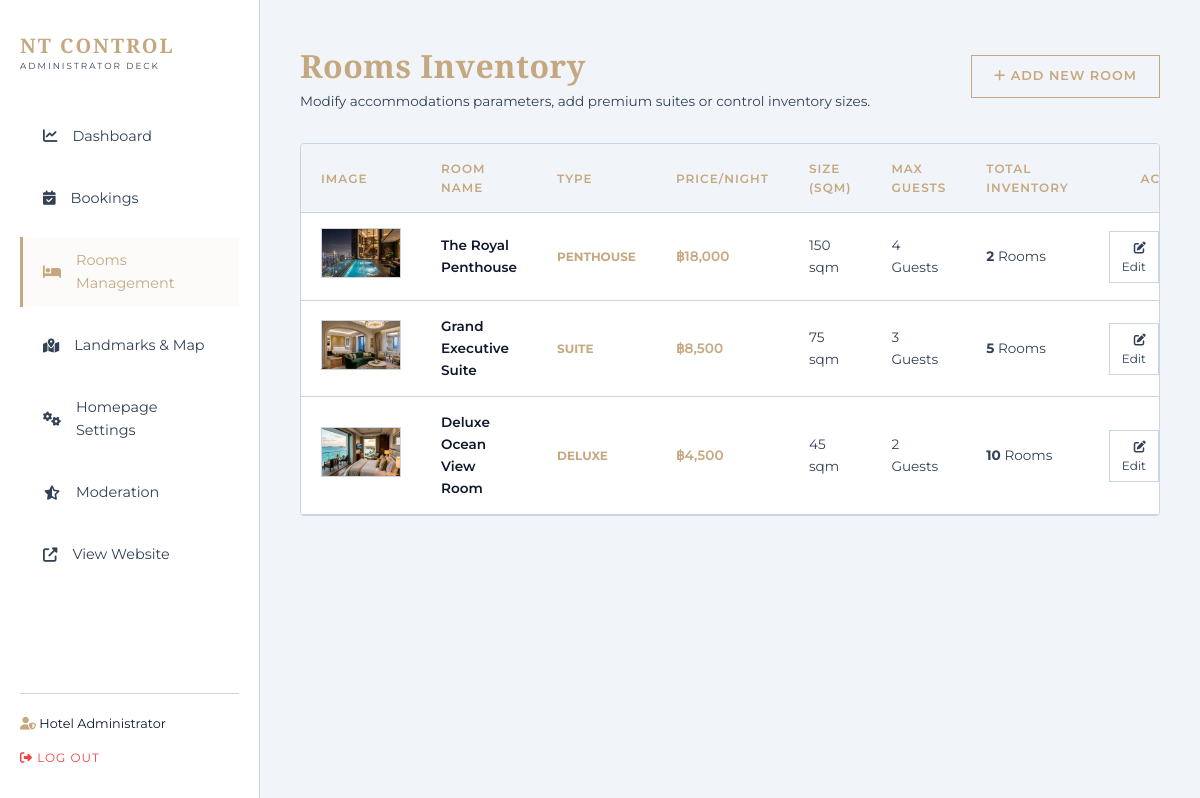
Page /admin/rooms.php (signed in) on the committed database.
### tables this page shows
CREATE TABLE `rooms` (
  `id` INT AUTO_INCREMENT PRIMARY KEY,
  `name` VARCHAR(100) NOT NULL,
  `type` VARCHAR(50) NOT NULL,  
  `price_per_night` DECIMAL(10,2) NOT NULL,
  `size_sqm` INT NOT NULL,
  `capacity` INT NOT NULL,
  `total_rooms` INT NOT NULL,
  `description` TEXT NOT NULL,
  `image_url` VARCHAR(255) NOT NULL,
  `amenities` TEXT NOT NULL,  
  `distance_landmark` DECIMAL(5,2) NOT NULL,  
  `landmark_name` VARCHAR(100) NOT NULL,
  `created_at` TIMESTAMP DEFAULT CURRENT_TIMESTAMP
);

### admin/rooms.php (the view, shortened to what this page needs)
<?php
require_once __DIR__ . '/admin-header.php';
$action = $_GET['action'] ?? 'list';
$rooms = [];
if ($action === 'list') {
    try {
        $stmt = $pdo->query("SELECT * FROM rooms ORDER BY id DESC");
        $rooms = $stmt->fetchAll();
    } catch (PDOException $e) {
        $error = "Fetch failed: " . $e->getMessage();
    }
}
?>
<div style="display: flex; justify-content: space-between; align-items: center; margin-bottom: 30px;">
    <div>
        <h1 class="elegant-title" style="font-size: 2rem; color: var(--primary-gold);">Rooms Inventory</h1>
        <p style="color: var(--text-muted); font-size: 0.85rem;">Modify accommodations parameters, add premium suites or control inventory sizes.</p>
    </div>
    <?php if ($action === 'list'): ?>
        <a href="rooms.php?action=add" class="btn-book-nav" style="text-decoration: none;"><i class="fas fa-plus"></i> Add New Room</a>
    <?php else: ?>
        <a href="rooms.php" class="btn-secondary" style="text-decoration: none;"><i class="fas fa-arrow-left"></i> Back to Inventory</a>
    <?php endif; ?>
</div>
<?php if ($action === 'list'): ?>
    <div class="admin-table-container">
        <table class="admin-table">
            <thead>
                <tr>
                    <th>Image</th>
                    <th>Room Name</th>
                    <th>Type</th>
                    <th>Price/Night</th>
                    <th>Size (sqm)</th>
                    <th>Max Guests</th>
                    <th>Total Inventory</th>
                    <th style="text-align: right;">Actions</th>
                </tr>
            </thead>
            <tbody>
                <?php foreach ($rooms as $r): ?>
                    <tr>
                        <td style="width: 100px;">
                            <img src="../<?php echo htmlspecialchars($r['image_url']); ?>" alt="Room" style="width: 80px; height: 50px; object-fit: cover; border: 1px solid var(--border-light);">
                        </td>
                        <td style="font-weight: 600; color: var(--text-light);"><?php echo htmlspecialchars($r['name']); ?></td>
                        <td><span style="color: var(--primary-gold); font-size: 0.75rem; text-transform: uppercase; font-weight: bold;"><?php echo htmlspecialchars($r['type']); ?></span></td>
                        <td style="font-weight: 600; color: var(--primary-gold);">฿<?php echo number_format($r['price_per_night']); ?></td>
                        <td><?php echo htmlspecialchars($r['size_sqm']); ?> sqm</td>
                        <td><?php echo htmlspecialchars($r['capacity']); ?> Guests</td>
                        <td><strong><?php echo htmlspecialchars($r['total_rooms']); ?></strong> Rooms</td>
                        <td style="text-align: right;">
                            <div style="display: flex; gap: 8px; justify-content: flex-end;">
                                <a href="rooms.php?action=edit&id=<?php echo $r['id']; ?>" class="action-btn" title="Edit Room Details"><i class="fas fa-edit"></i> Edit</a>
                            </div>
                        </td>
                    </tr>
                <?php endforeach; ?>
            </tbody>
        </table>
    </div>
<?php endif; ?>
<?php require_once __DIR__ . '/admin-footer.php'; ?>

### assets/css/style.css (style rules this page uses)
:root { --bg-dark: #07090c; --bg-card: #11151c; --bg-nav: rgba(7, 9, 12, 0.9); --primary-gold: #c5a880; --primary-gold-hover: #b09168; --accent-gold: #d4af37; --text-light: #f8fafc; --text-muted: #94a3b8; --text-dark: #0f172a; --border-color: rgba(197, 168, 128, 0.25); --border-light: rgba(255, 255, 255, 0.12); --success: #10b981; --danger: #ef4444; --font-serif: 'Playfair Display', serif; --font-sans: 'Montserrat', sans-serif; --shadow-premium: 0 10px 35px rgba(0, 0, 0, 0.65); --shadow-gold: 0 4px 20px rgba(197, 168, 128, 0.2); --transition-smooth: all 0.4s cubic-bezier(0.25, 0.8, 0.25, 1); }
html.light-theme { --bg-dark: #f1f5f9; --bg-card: #ffffff; --bg-nav: rgba(241, 245, 249, 0.9); --text-light: #0f172a; --text-muted: #334155; --border-light: #cbd5e1; --border-color: rgba(197, 168, 128, 0.45); --shadow-premium: 0 10px 30px rgba(15, 23, 42, 0.08); }
* { margin: 0; padding: 0; box-sizing: border-box; }
body { background-color: var(--bg-dark); color: var(--text-light); font-family: var(--font-sans); line-height: 1.6; overflow-x: hidden; }
h1, h2, h3, h4, h5, h6, .elegant-title { font-family: var(--font-serif); font-weight: 600; letter-spacing: 0.5px; }
a { color: inherit; text-decoration: none; transition: var(--transition-smooth); }
.btn-book-nav { border: 1px solid var(--primary-gold); padding: 10px 22px; font-size: 0.8rem; font-weight: 600; text-transform: uppercase; letter-spacing: 1px; border-radius: 0; background: transparent; color: var(--primary-gold); cursor: pointer; transition: var(--transition-smooth); }

### admin/admin-header.php (style rules this page uses)
.admin-table-container { background: var(--bg-card); border: 1px solid var(--border-light); border-radius: 4px; overflow-x: auto; margin-top: 25px; }
.admin-table { width: 100%; border-collapse: collapse; text-align: left; font-size: 0.85rem; }
.admin-table th { background: var(--bg-dark); color: var(--primary-gold); font-weight: 600; padding: 15px 20px; border-bottom: 1px solid var(--border-light); text-transform: uppercase; letter-spacing: 1px; font-size: 0.75rem; }
.admin-table td { padding: 15px 20px; border-bottom: 1px solid var(--border-light); color: var(--text-muted); vertical-align: middle; }
.action-btn { background: transparent; border: 1px solid var(--border-light); color: var(--text-muted); padding: 6px 12px; font-size: 0.75rem; cursor: pointer; transition: var(--transition-smooth); }

### rows in the picture
rooms: image_url (picture), name "The Royal Penthouse", type "PENTHOUSE", price_per_night "18,000", size_sqm "150", capacity "4", total_rooms "2"
rooms: image_url (picture), name "Grand Executive Suite", type "SUITE", price_per_night "8,500", size_sqm "75", capacity "3", total_rooms "5"
rooms: image_url (picture), name "Deluxe Ocean View Room", type "DELUXE", price_per_night "4,500", size_sqm "45", capacity "2", total_rooms "10"

### other values in the picture
$_SESSION['admin_name'] "Hotel Administrator"
